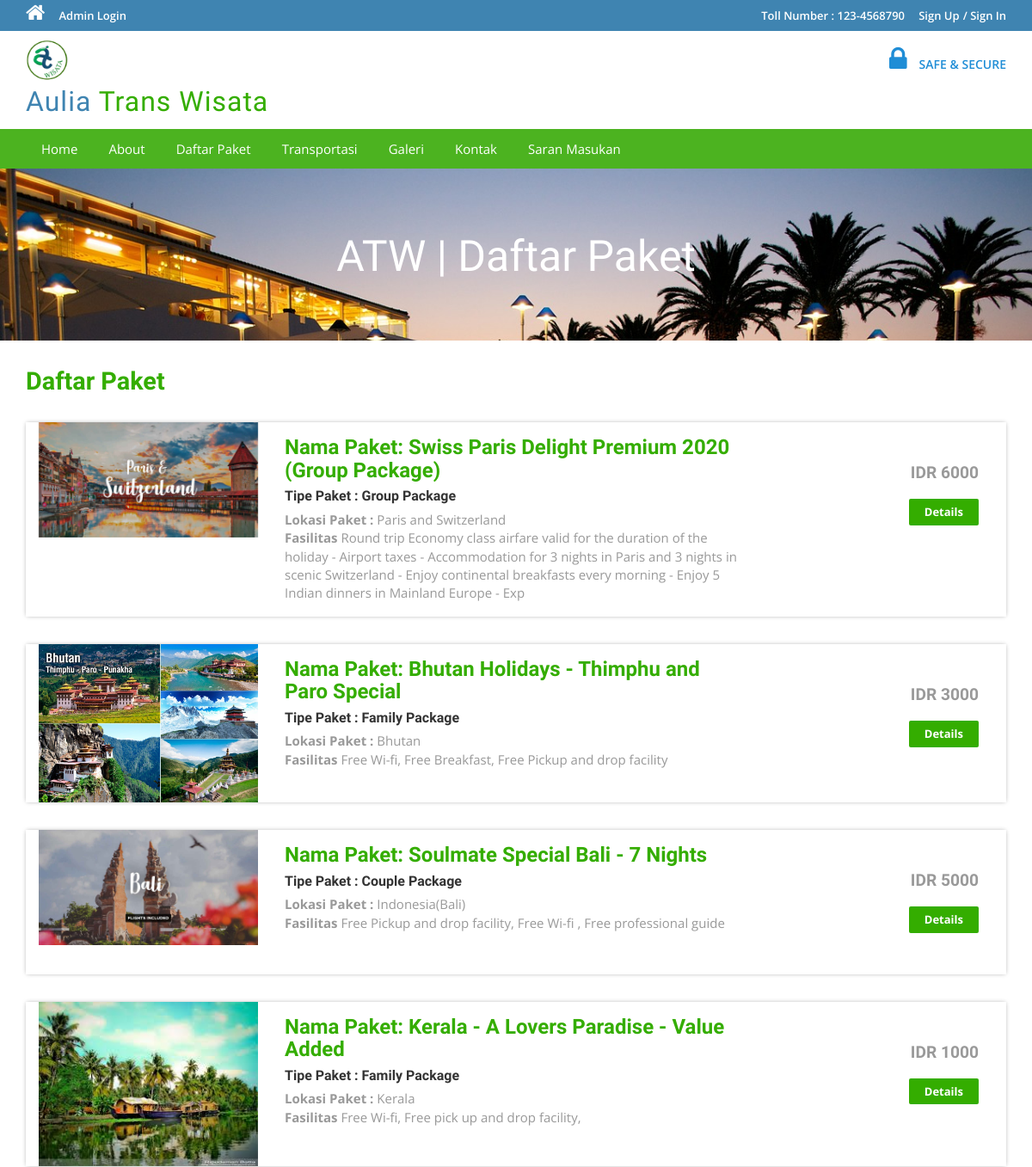
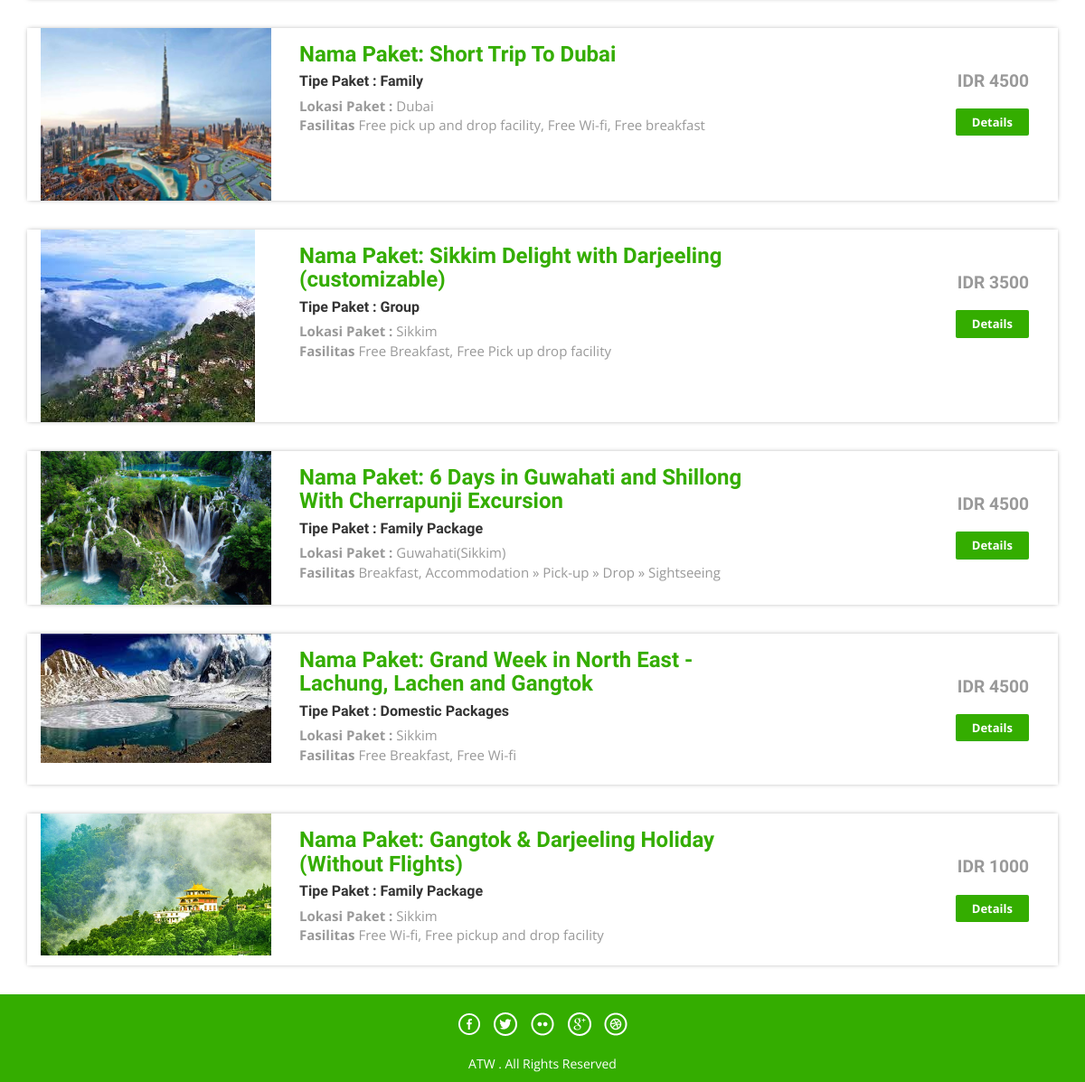
The page /package-list.php on the database as committed earlier (2 pictures, top to bottom).
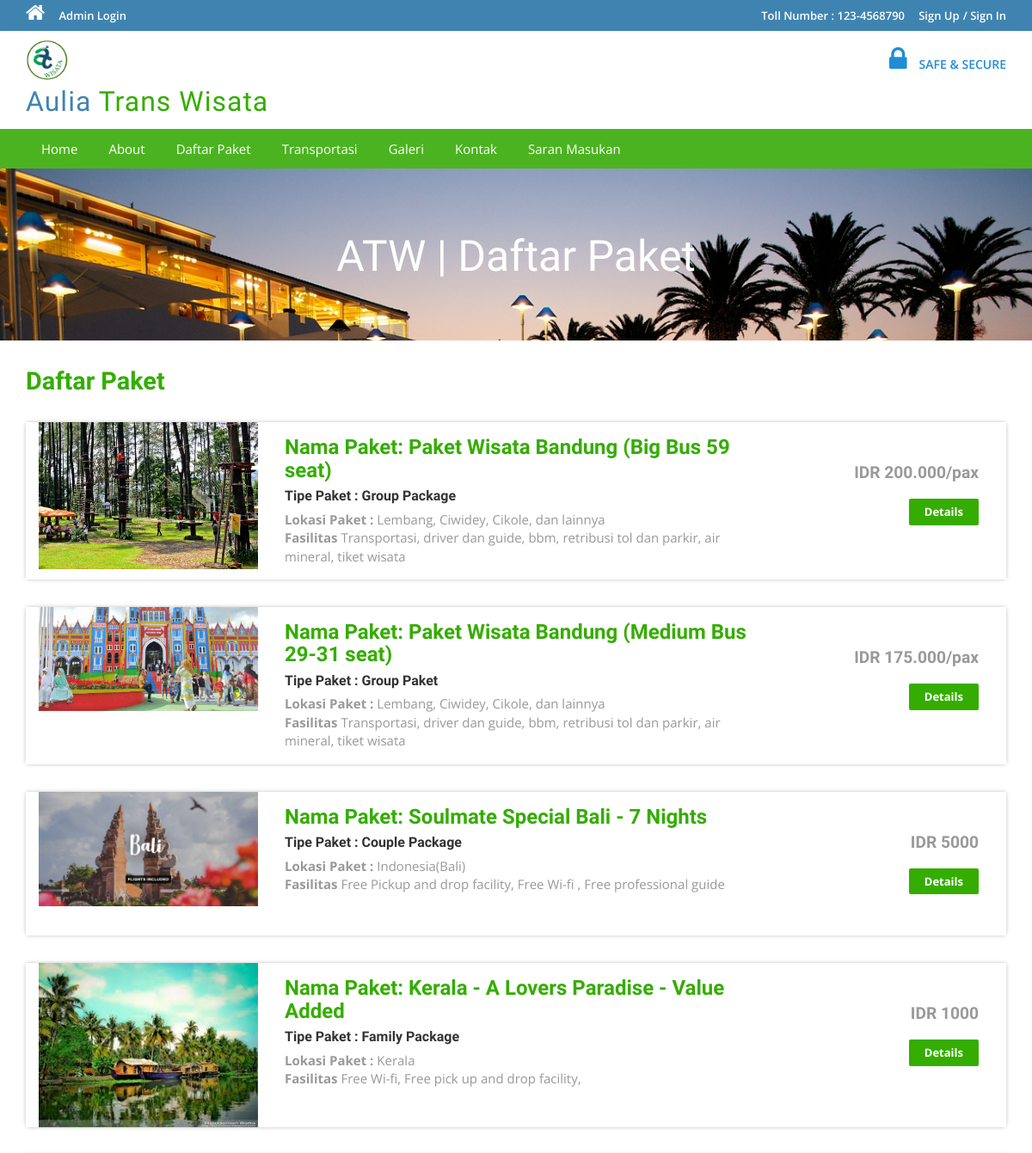
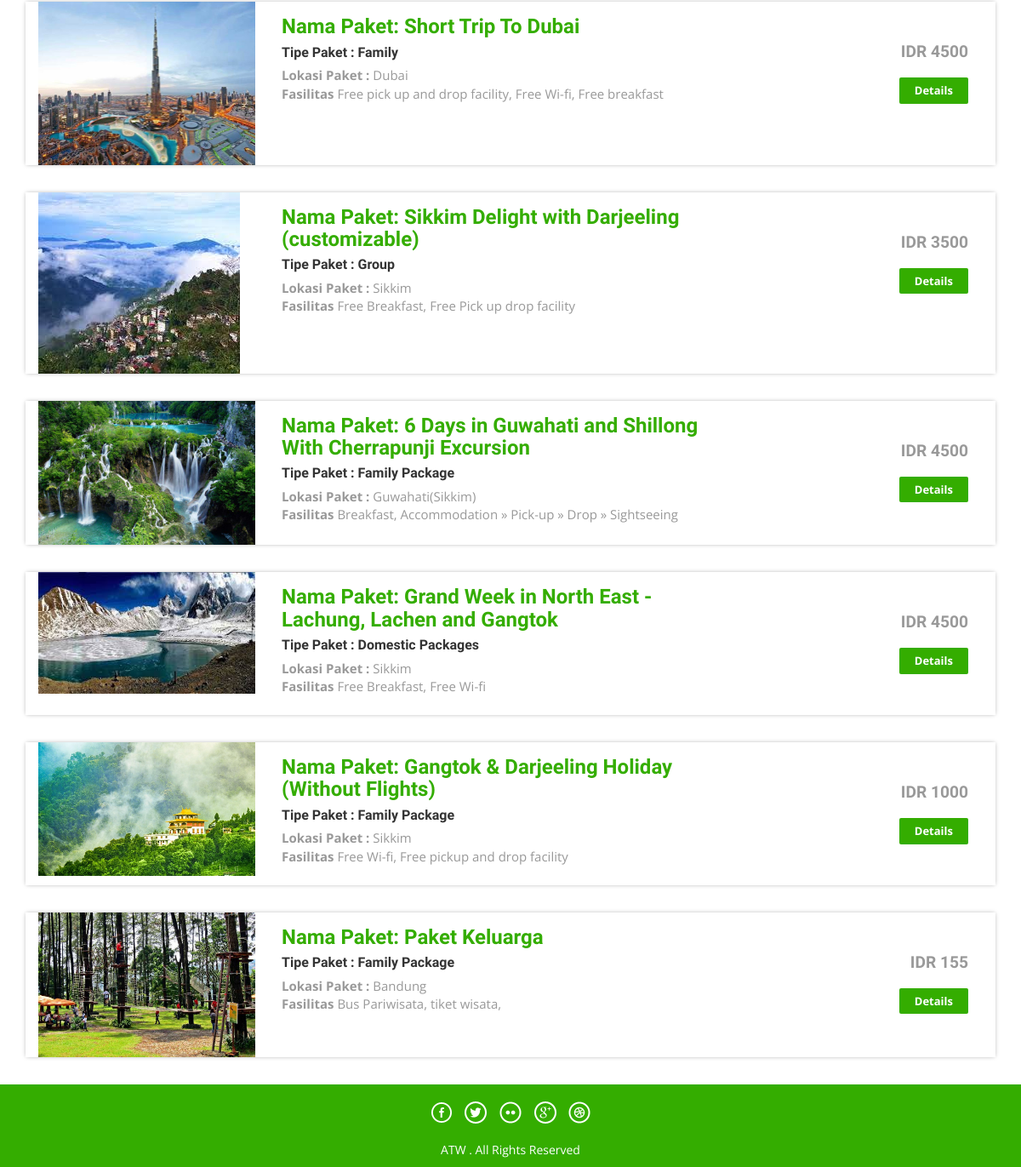
The same page on the database as committed later (2 pictures, top to bottom).
### tables this page shows
CREATE TABLE `tbltourpackages` (
  `PackageId` int(11) NOT NULL,
  `PackageName` varchar(200) DEFAULT NULL,
  `PackageType` varchar(150) DEFAULT NULL,
  `PackageLocation` varchar(100) DEFAULT NULL,
  `PackagePrice` varchar(255) DEFAULT NULL,
  `PackageFetures` varchar(255) DEFAULT NULL,
  `PackageDetails` mediumtext DEFAULT NULL,
  `PackageImage` varchar(100) DEFAULT NULL,
  `Creationdate` timestamp NULL DEFAULT current_timestamp(),
  `UpdationDate` timestamp NULL DEFAULT NULL ON UPDATE current_timestamp()
);

### package-list.php (the view, shortened to what this page needs)
<?php
include('includes/config.php');
?>
<!DOCTYPE HTML>
<html>
<head>
<link href="css/bootstrap.css" rel='stylesheet' type='text/css' />
<link href="css/style.css" rel='stylesheet' type='text/css' />
<link href="css/font-awesome.css" rel="stylesheet">
<link href="css/animate.css" rel="stylesheet" type="text/css" media="all">
</head>
<body>
<?php include('includes/header.php');?>
<div class="banner-3">
	<div class="container">
		<h1 class="wow zoomIn animated animated" data-wow-delay=".5s" style="visibility: visible; animation-delay: 0.5s; animation-name: zoomIn;"> ATW | Daftar Paket</h1>
	</div>
</div>
<div class="rooms">
	<div class="container">
		<div class="room-bottom">
			<h3>Daftar Paket</h3>
<?php $sql = "SELECT * from tbltourpackages";
$query = $dbh->prepare($sql);
$query->execute();
$results=$query->fetchAll(PDO::FETCH_OBJ);
if($query->rowCount() > 0)
{
foreach($results as $result)
{	?>
			<div class="rom-btm">
				<div class="col-md-3 room-left wow fadeInLeft animated" data-wow-delay=".5s">
					<img src="admin/pacakgeimages/<?php echo htmlentities($result->PackageImage);?>" class="img-responsive" alt="">
				</div>
				<div class="col-md-6 room-midle wow fadeInUp animated" data-wow-delay=".5s">
					<h4>Nama Paket: <?php echo htmlentities($result->PackageName);?></h4>
					<h6>Tipe Paket : <?php echo htmlentities($result->PackageType);?></h6>
					<p><b>Lokasi Paket :</b> <?php echo htmlentities($result->PackageLocation);?></p>
					<p><b>Fasilitas</b> <?php echo htmlentities($result->PackageFetures);?></p>
				</div>
				<div class="col-md-3 room-right wow fadeInRight animated" data-wow-delay=".5s">
					<h5>IDR <?php echo htmlentities($result->PackagePrice);?></h5>
					<a href="package-details.php?pkgid=<?php echo htmlentities($result->PackageId);?>" class="view">Details</a>
				</div>
				<div class="clearfix"></div>
			</div>
<?php }} ?>
		</div>
	</div>
</div>
<?php include('includes/footer.php');?>
</body>
</html>

### includes/header.php (shortened to what this page needs)
<?php if($_SESSION['login'])
{?>
<div class="top-header">
	<div class="container">
		<ul class="tp-hd-lft wow fadeInLeft animated" data-wow-delay=".5s">
			<li class="hm"><a href="index.html"><i class="fa fa-home"></i></a></li>
			<li class="prnt"><a href="profile.php">My Profile</a></li>
				<li class="prnt"><a href="change-password.php">Change Password</a></li>
			<li class="prnt"><a href="tour-history.php">My Tour History</a></li>
			<li class="prnt"><a href="issuetickets.php">Raised Tickets</a></li>
		</ul>
		<ul class="tp-hd-rgt wow fadeInRight animated" data-wow-delay=".5s">
			<li class="tol">Welcome :</li>
			<li class="sig"><?php echo htmlentities($_SESSION['login']);?></li>
			<li class="sigi"><a href="logout.php" >/ Logout</a></li>
        </ul>
		<div class="clearfix"></div>
	</div>
</div><?php } else {?>
<div class="top-header">
	<div class="container">
		<ul class="tp-hd-lft wow fadeInLeft animated" data-wow-delay=".5s">
			<li class="hm"><a href="index.php"><i class="fa fa-home"></i></a></li>
				<li class="hm"><a href="admin/index.php">Admin Login</a></li>
		</ul>
		<ul class="tp-hd-rgt wow fadeInRight animated" data-wow-delay=".5s">
			<li class="tol">Toll Number : 123-4568790</li>
			<li class="sig"><a href="#" data-toggle="modal" data-target="#myModal" >Sign Up</a></li>
			<li class="sigi"><a href="#" data-toggle="modal" data-target="#myModal4" >/ Sign In</a></li>
        </ul>
		<div class="clearfix"></div>
	</div>
</div>
<?php }?>
<div class="header">
	<div class="container">
		<div class="logo wow fadeInDown animated d-inline" data-wow-delay=".5s">
			<img
			height="50px"
			width="50px"
			/>
			<a href="index.php">Aulia <span>Trans Wisata</span></a>
		</div>
		<div class="lock fadeInDown animated" data-wow-delay=".5s">
			<li><i class="fa fa-lock"></i></li>
            <li><div class="securetxt">SAFE &amp; SECURE </div></li>
		</div>
		<div class="clearfix"></div>
	</div>
</div>
<div class="footer-btm wow fadeInLeft animated" data-wow-delay=".5s">
	<div class="container">
	<div class="navigation">
			<nav class="navbar navbar-default">
				<div class="collapse navbar-collapse nav-wil" id="bs-example-navbar-collapse-1">
					<nav class="cl-effect-1">
						<ul class="nav navbar-nav">
							<li><a href="index.php">Home</a></li>
							<li><a href="page.php?type=aboutus">About</a></li>
								<li><a href="package-list.php">Daftar Paket</a></li>
								<li><a href="page.php?type=privacy">Transportasi</a></li>
								<li><a href="page.php?type=terms">Galeri</a></li>
								<li><a href="page.php?type=contact">Kontak</a></li>
								<?php if($_SESSION['login'])
{?>
								<li>Need Help?<a href="#" data-toggle="modal" data-target="#myModal3"> / Write Us </a>  </li>
								<?php } else { ?>
								<li><a href="enquiry.php"> Saran Masukan </a>  </li>
								<?php } ?>
								<div class="clearfix"></div>
						</ul>
					</nav>
				</div>
			</nav>
		</div>
	</div>
</div>

### includes/footer.php
<div class="copy-right">
	<div class="container">
		<div class="footer-social-icons wow fadeInDown animated animated" data-wow-delay=".5s" style="visibility: visible; animation-delay: 0.5s; animation-name: fadeInDown;">
			<ul>
				<li><a class="facebook" href="#"><span>Facebook</span></a></li>
				<li><a class="twitter" href="#"><span>Twitter</span></a></li>
				<li><a class="flickr" href="#"><span>Flickr</span></a></li>
				<li><a class="googleplus" href="#"><span>Google+</span></a></li>
				<li><a class="dribbble" href="#"><span>Dribbble</span></a></li>
			</ul>
		</div>
		<p class="wow zoomIn animated animated" data-wow-delay=".5s" style="visibility: visible; animation-delay: 0.5s; animation-name: zoomIn;"> ATW . All Rights Reserved </p>
	</div>
</div>

### css/style.css (style rules this page uses)
html, body { font-size: 100%; background: #fff; font-family: 'Open Sans', sans-serif; }
body a,.grid_1,plan_1,plan_1.one,plan_1.two,i.icon1, i.icon2, i.icon3, i.icon4, i.icon5, i.icon6 { transition:0.5s all; -webkit-transition:0.5s all; -moz-transition:0.5s all; -o-transition:0.5s all; -ms-transition:0.5s all; }
h1,h2,h3,h4,h5,h6 { margin:0; font-family: 'Roboto Condensed', sans-serif; }
p { margin:0; }
ul { margin:0; padding:0; }
.logo a { color: #3F84B1; letter-spacing: 1px; font-size: 2em; font-weight: 400; display: block; text-decoration: none; font-family: 'Oswald', sans-serif; }
.logo span { color:#34ad00; }
i.fa.fa-home { font-size: 24px; }
.top-header { background-color: #3F84B1; border-bottom: 0 none; height: 36px; line-height: 35px; }
ul.tp-hd-lft { float: left; }
ul.tp-hd-lft li { display: inline-block; }
li.hm,li.prnt { margin-right: 12px; }
ul.tp-hd-lft a { font-size: 13px; font-weight: 600; color:#fff; }
ul.tp-hd-rgt { float:right; }
ul.tp-hd-rgt li { display: inline-block; font-size: 13px; font-weight: 600; color:#fff; }
ul.tp-hd-rgt a { font-size: 13px; font-weight: 600; color:#fff; }
li.ned,li.wrt,li.tol { margin-right: 12px; }
.header { background-color: #fff; margin: 0; padding: 10px 0 8px; }
.logo a { display: block; }
.logo { float: left; margin-right: 60px; }
.lock { float: right; margin-top: 7px; }
.securetxt { color: #1f8dd6; line-height: 18px; margin-top: 0px; font-size: 14px; font-weight:600; }
.lock li { display: inline-block; }
i.fa.fa-lock { color:#1f8dd6; font-size: 2em; padding-right: 10px; }
.footer-btm li { display: inline-block; margin: 0 10px; font-size: 14px; color: #fff; }
.footer-btm li a { font-size: 15px; color: #fff; display: inline-block; padding: 5px 8px; }
.footer-btm { background:#4CB320; padding: 0.5em 0; text-align:center; }
.copy-right p { color:#fff; font-size:14px; line-height: 1.8em; }
.copy-right { background:#34ad00; text-align: center; padding: 0.5em 0; }
a.view { padding: 6px 18px; font-weight: 700; color: #fff; background-color: #34ad00; border: 0; font-size: 13px; border-radius: 2px; -webkit-transition: all .2s; -moz-transition: all .2s; transition: all .2s; margin-top: 20px; display: inline-block; }
.banner-3 { background: url(../images/6.jpg)no-repeat; background-size: cover; -webkit-background-size: cover; -o-background-size: cover; -ms-background-size: cover; -moz-background-size: cover; min-height:200px; }
.banner-3 h1 { font-size: 50px; margin-bottom: 40px; padding: 1.5em 0 0; text-align: center; color: #fff; }
.rom-btm { margin-top: 2em; box-shadow: 0px 0px 5px -1px rgba(0, 0, 0, 0.37); }
.room-bottom h3 { font-size: 1.8em; font-weight: 700; color: #34ad00; }
.room-bottom { padding: 2em 0; }
.rom-btm h4 { font-size: 1.5em; font-weight: 700; color: #34ad00; }
.rom-btm p { font-size: 15px; color: #999; }
.rom-btm h6 { font-size: 1em; font-weight: 700; margin: 0.5em 0; }
.room-right { text-align: right; padding: 3em 2em; }
.room-midle { padding: 1em; }
.rom-btm h5 { font-size: 1.2em; font-weight: 700; color: #999; }
.footer-social-icons ul li { display:inline-block; margin:0 0.2em; }
.footer-social-icons ul li a { width:30px; height:30px; background:url('../images/img-sprite.png') no-repeat 0px 0px; display:inline-block; position: relative; }
.footer-social-icons ul li a.facebook { background-position:0px 0px; }
.footer-social-icons ul li a.twitter { background-position:-30px 0px; }
.footer-social-icons ul li a.flickr { background-position:-60px 0px; }
.footer-social-icons ul li a.googleplus { background-position:-90px 0px; }
.footer-social-icons ul li a.dribbble { background-position:-120px 0px; }
.footer-social-icons { margin: 10px 0 10px; }
.navbar-default { background-color: #4CB320 !important; border-color: #4CB320 !important; }
.navbar { min-height: 0px !important; margin-bottom:0px !important; border-radius:0px !important; border: none !important; }
ul.nav.navbar-nav li a { font-size: 15px ; color: #fff; display: inline-block; padding: 5px 8px; }
.navbar-collapse { padding-right: 0px !important; padding-left: 0px !important; }

Rows that differ between the two databases and show on the page:
changed tbltourpackages "Group Package": PackageImage: a different picture; PackageName "Swiss Paris Delight Premium 2020 (Group Package)" → "Paket Wisata Bandung (Big Bus 59 seat)"; PackageLocation "Paris and Switzerland" → "Lembang, Ciwidey, Cikole, dan lainnya"; PackageFetures "Round trip Economy class airfare valid for the duration of the holiday - Airport taxes - Accommodation for 3 nights in Paris and 3 nights in scenic Switzerland - Enjoy continental breakfasts every morning - Enjoy 5 Indian dinners in Mainland Europe - Exp" → "Transportasi, driver dan guide, bbm, retribusi tol dan parkir, air mineral, tiket wisata"; PackagePrice "6000" → "200.000/pax"
changed tbltourpackages: PackageImage: a different picture; PackageName "Bhutan Holidays - Thimphu and Paro Special" → "Paket Wisata Bandung (Medium Bus 29-31 seat)"; PackageType "Family Package" → "Group Paket"; PackageLocation "Bhutan" → "Lembang, Ciwidey, Cikole, dan lainnya"; PackageFetures "Free Wi-fi, Free Breakfast, Free Pickup and drop facility" → "Transportasi, driver dan guide, bbm, retribusi tol dan parkir, air mineral, tiket wisata"; PackagePrice "3000" → "175.000/pax"
added tbltourpackages: PackageImage (picture), PackageName "Paket Keluarga", PackageType "Family Package", PackageLocation "Bandung", PackageFetures "Bus Pariwisata, tiket wisata,", PackagePrice "155"
